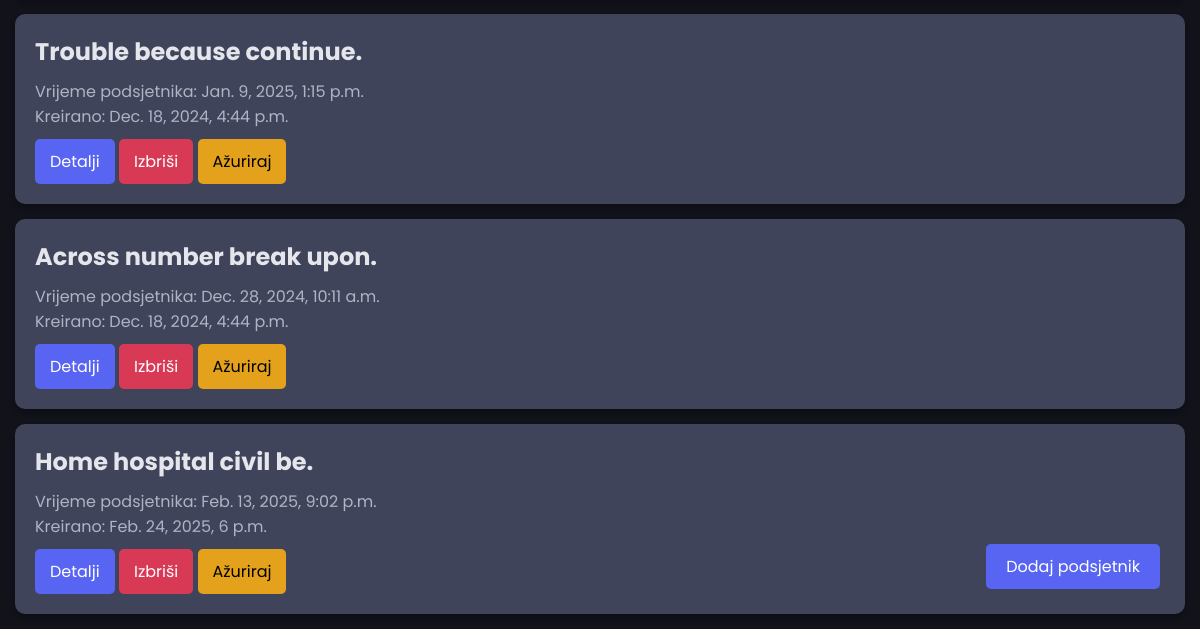
The app's page /reminder/ (lower part), older data.
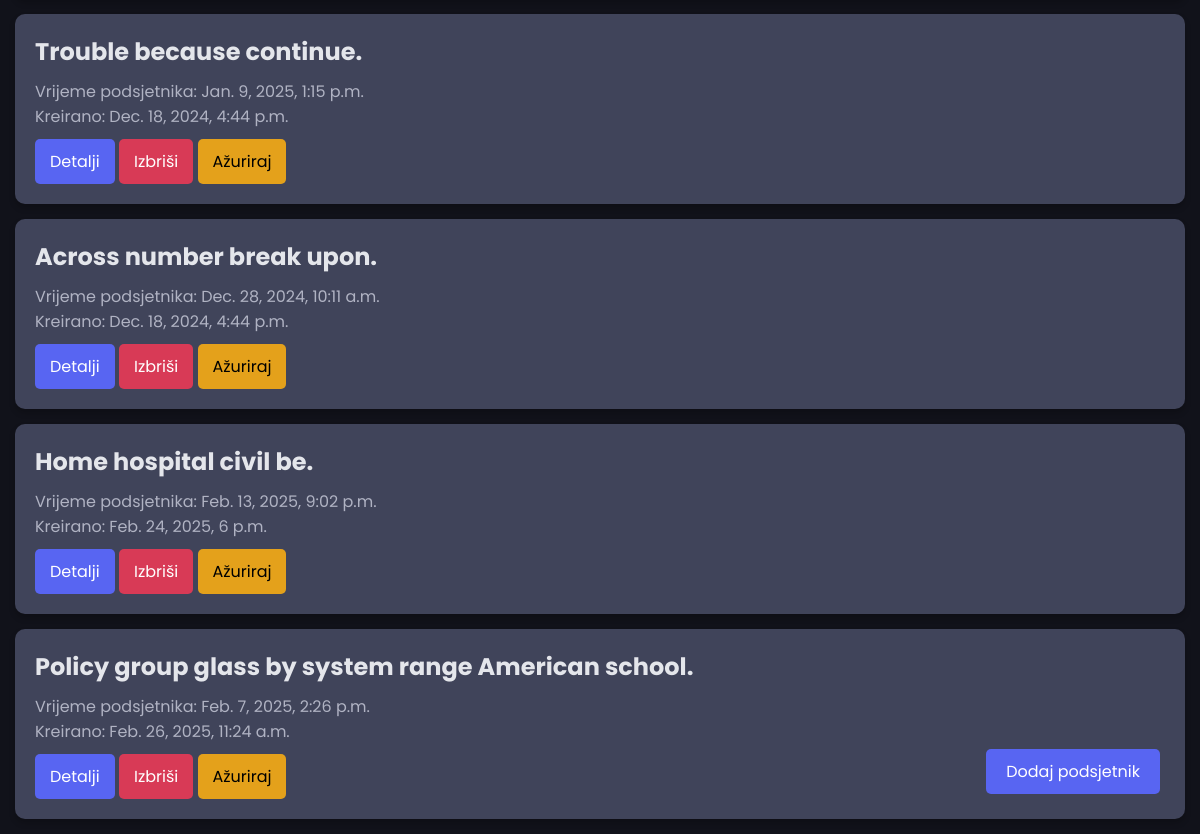
The same page, newer data.
### main/models.py (models this page shows, shortened)
class Reminder(models.Model):
    task = models.ForeignKey(Task, on_delete=models.CASCADE, related_name="reminders")
    reminder_time = models.DateTimeField()
    created_at = models.DateTimeField(auto_now_add=True)

class Task(models.Model):
    PRIORITY_CHOICES = [
        ('L', 'Low'),
        ('M', 'Medium'),
        ('H', 'High'),
    ]
    STATUS_CHOICES = [
        ('P', 'Pending'),
        ('IP', 'In Progress'),
        ('C', 'Completed'),
    ]
    title = models.CharField(max_length=200)
    description = models.TextField(blank=True, null=True)
    due_date = models.DateTimeField(null=True, blank=True)
    priority = models.CharField(max_length=1, choices=PRIORITY_CHOICES, default='M')
    status = models.CharField(max_length=2, choices=STATUS_CHOICES, default='P')
    project = models.ForeignKey(Project, on_delete=models.CASCADE, related_name="tasks", null=True, blank=True)
    assigned_to = models.ForeignKey(User, on_delete=models.SET_NULL, null=True, blank=True, related_name="tasks")
    created_at = models.DateTimeField(auto_now_add=True)
    updated_at = models.DateTimeField(auto_now=True)
    def __str__(self):
        return self.title

### main/views.py (the view)
# urls.py: path('reminder/', ReminderList.as_view(), name='reminder_list'),
class ReminderList(ListView):
    model = Reminder
    def get_queryset(self):
        queryset = super().get_queryset()
        query = self.request.GET.get('q')
        if query:
            queryset = queryset.filter(
                Q(name__icontains=query) | Q(description__icontains=query)
            )
        return queryset

### main/templates/main/reminder_list.html (shortened to what this page needs)
<!DOCTYPE html>
<html lang="en">
{% load static %}
<head>
    <link rel="stylesheet" href="{% static 'css/styles.css' %}">
</head>
<body>
    <ul class="no-bullets">
        {% for reminder in object_list %}
            <li>
                <div class="container">
                    <div class="card">
                        <h2 class="card-title">{{ reminder.task }}</h2>
                        <p class="card-description">Vrijeme podsjetnika: {{ reminder.reminder_time }}</p>
                        <p class="card-description">Kreirano: {{ reminder.created_at }}</p>
                        <a href="{% url 'reminder_detail' reminder.id %}" class="btn btn-primary">Detalji</a>
                        <a href="{% url 'reminder_delete' reminder.id %}" class="btn btn-danger">Izbriši</a>
                        <a href="{% url 'reminder_update' reminder.id %}" class="btn btn-warning">Ažuriraj</a>
                    </div>
                </div>
            </li>
        {% endfor %}
    </ul>
    <a href="{% url 'reminder_create' %}" class="btn btn-primary-add">Dodaj podsjetnik</a>
</body>
</html>

Row changes from the older to the newer data that the page shows:
added Reminder: task "Policy group glass by system range American school.", reminder_time "Feb. 7, 2025, 2:26 p.m.", created_at "Feb. 26, 2025, 11:24 a.m."
